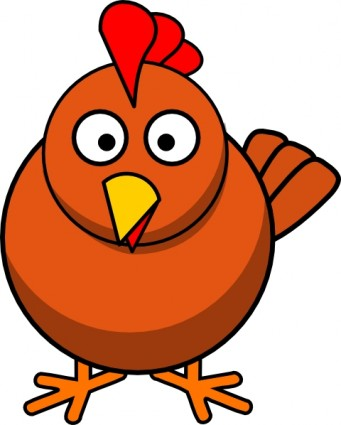
#> input picture chicken.jpg, 341 x 425 px; its folder holds only this picture in this run
$ python run.py
#> lines starting #> are read from the running program, lines starting #| are printed output that depends on the picture
### image.py
from PIL import Image

def read_image(filename):
    """read image from jpg file: returns image as PIL object and size (x,y)"""
    im = Image.open(filename) # str: filename
    (x,y) = im.size
    return(im, (x,y))

def resize_image(im, original_size, extra_compression=0, extra_quality=0):
    """resize image appropriately for reasonably sized excel file\n
    integers extra_compression and extra_quality allow greater control of output size\n
    return list of pixel values and new size"""
    (x,y) = original_size
    while (y >= 80 or x >= 187): # sets limit of 3*80=240 rows, 187 columns
        x//=2
        y//=2
        im = im.resize((x,y))

    # optional parameters to control output quality
    for i in range(extra_compression): # optional: compress size even further
        x,y = int(0.75*x), int(0.75*y)
        im = im.resize((x,y))
    for i in range(extra_quality):
        if (y<=135 and x <=280): # set upper limit on size
            x,y = int(1.5*x), int(1.5*y)
            im = im.resize((x,y))
        else:
            print("Warning: Image size getting too large!\nConsider reducing output size with the extra_compression and extra_quality parameters")
            break

    return(list(im.getdata()), im.size)

def pixel_lists(pixels, size, colouring='std'):
    """split pixel values into lists of correct size and shape for spreadsheet"""

    lists = [] # create empty lists
    (x,rows) = size
    for i in range(rows):
        # for each row (y) in image, create three new rows
        # one row for each colour r,g,b
        for j in range(3):
            if colouring != 'bw' and colouring != 'bws': # standard case
                colour = [k[j] for k in pixels[x*i:x*(i+1)]]
            else:
                # average colour intensity of pixel for smoothened black/white modes
                colour = [(k[0]+k[1]+k[2])/3 for k in pixels[x*i:x*(i+1)]]
            lists.append(colour)
    return(lists)

### spreadsheet.py
import pandas as pd

def create_df(lists):
    """create data frame with relevant formatting"""
    df = pd.DataFrame(lists)
    return(df)

def create_sheet(df, imagename, colouring='std'):
    """create spreadsheet with given pixel values"""

    # with ... as ... should close the sheet automatically when done
    with pd.ExcelWriter(imagename+'-output-image.xlsx') as writer:
        df.to_excel(writer, header=False, index=False) # create spreadsheet

        worksheet = writer.sheets['Sheet1'] # set up worksheet

        (max_row, max_col) = df.shape
        # set up conditional formatting
        for row in range(max_row):
            # rows are zero indexed here
            if row % 3 == 0:
                colours = ['#000000','#800000','#FF0000'] # red
            elif row % 3 == 1:
                colours = ['#000000','#008000','#00FF00'] # green
            elif row % 3 == 2:
                colours = ['#000000','#000080','#0000FF'] # blue

            if colouring == 'invert':
                colours = colours[::-1]
            elif colouring == 'bws':
                colours = ['#000000','#808080','#FFFFFF']

            # cells should behave as pixels, colour intensity depending on numerical value in each cell
            worksheet.conditional_format(row,0,row,max_col, {'type': '3_color_scale',
                        'min_type': 'num', 'min_value': 0,
                        'mid_type': 'num', 'mid_value': 128,
                        'max_type': 'num', 'max_value': 255,
                                    'min_color': colours[0],
                                    'mid_color':colours[1],
                                    'max_color':colours[2]})

### run.py
import glob, os

from image import *
from spreadsheet import *

def run(extra_compression=0, extra_quality=0, colouring='std'):
    """options for colouring: 'std' (standard - default), 'invert',
    'bw' (black/white), 'bws' (black/white smoothened - doesn't use individual rgb pixels)\n
    compression and quality are optional integers to increase/decrease output size"""
#> called with extra_compression = 0, extra_quality = 0, colouring = 'std'
    for path in glob.glob("*.jpg"): # run on all images in current directory
        filename,ext = os.path.splitext(path)

        im,size1 = read_image(path)
#> in read_image, im is the input picture: PIL image 341x425 RGB; mean R, G, B 214.2, 152.1, 124
#> size1 = (341, 425)
        pix_val, size2 = resize_image(im,size1,extra_compression,extra_quality)
#> in resize_image, `(x,y) = original_size`: x = 341; y = 425
#> the loop in resize_image, `while (y >= 80 or x >= 187):` made 3 passes
#> (x, y) on passes 1 to 3: (170, 212), (85, 106), (42, 53)
#> pass 1, in resize_image, `im = im.resize((x,y))`:
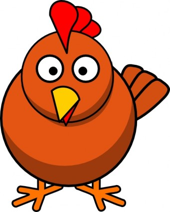
#> im: PIL image 170x212 RGB; mean R, G, B 214.1, 152.1, 124.1
#> pass 2, in resize_image, `im = im.resize((x,y))`:
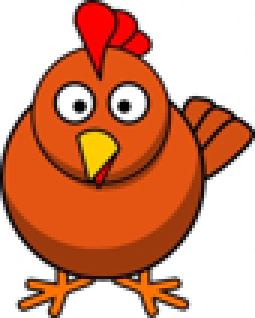
#> im: PIL image 85x106 RGB (shown 3 times larger); mean R, G, B 213.8, 151.9, 123.9
#> pass 3, in resize_image, `im = im.resize((x,y))`:
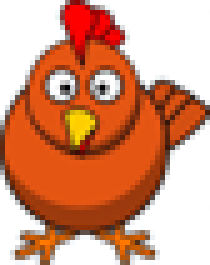
#> im: PIL image 42x53 RGB (shown 5 times larger); mean R, G, B 213.4, 151.5, 123.5
#> after the loop in resize_image, `while (y >= 80 or x >= 187):`: x = 42; y = 53
#> after the loop in resize_image, `for i in range(extra_quality):`: x = 42; y = 53
#> pix_val = 2226 items, first 6: (255, 255, 255), (255, 255, 255), (255, 255, 255), (255, 255, 255), (255, 255, 255), (255, 255, 255); size2 = (42, 53)
        lists = pixel_lists(pix_val, size2,colouring)
#> in pixel_lists, `(x,rows) = size`: x = 42; rows = 53
#> after the loop in pixel_lists, `for i in range(rows):`: lists = 159 items
#> lists = 159 items
        df = create_df(lists)
#> in create_df, `df = pd.DataFrame(lists)`: df = table of 159 rows and 42 columns
#> df = table of 159 rows and 42 columns
        create_sheet(df,filename,colouring)


if __name__ == "__main__": # will not run if module is imported elsewhere

    # OPTIONAL FEATURES CAN BE CONTROLLED HERE (eg. colouring modes):
    run()
